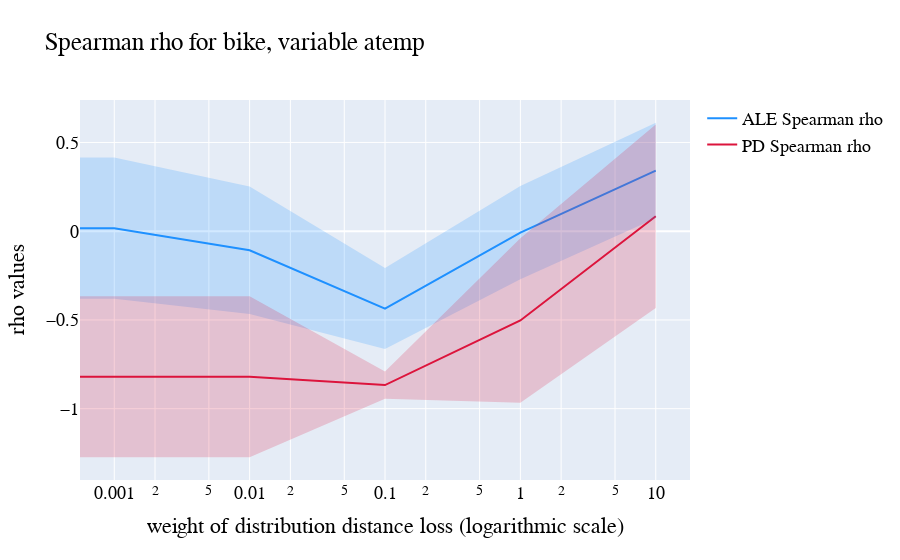

This figure's notebook cell:
### Code cell
weight_plot("bike", "atemp", sizes=[32, 64, 128])

### Figure 1 — Plotly figure (JSON) as saved in the notebook; plotly's stock layout.template omitted (floating-point values rounded to 4 significant figures)
{"data": [{"line": {"color": "rgba(30,144,255,1)"}, "mode": "lines", "name": "ALE Spearman rho", "type": "scatter", "x": [0, 0.001, 0.01, 0.1, 1, 10], "y": [-0.08941, 0.01721, -0.1074, -0.4359, -0.008086, 0.3418]}, {"line": {"color": "rgba(220,20,60,1)"}, "mode": "lines", "name": "PD Spearman rho", "type": "scatter", "x": [0, 0.001, 0.01, 0.1, 1, 10], "y": [-0.8414, -0.8214, -0.8203, -0.8671, -0.503, 0.08377]}, {"fill": "toself", "fillcolor": "rgba(30,144,255,0.2)", "hoverinfo": "skip", "line": {"color": "rgba(255,255,255,0)"}, "showlegend": false, "type": "scatter", "x": [0, 0.001, 0.01, 0.1, 1, 10, 10, 1, 0.1, 0.01, 0.001, 0], "y": [0.2357, 0.4152, 0.2512, -0.2076, 0.2545, 0.6111, 0.07249, -0.2706, -0.6641, -0.4661, -0.3808, -0.4145]}, {"fill": "toself", "fillcolor": "rgba(220,20,60,0.2)", "hoverinfo": "skip", "line": {"color": "rgba(255,255,255,0)"}, "showlegend": false, "type": "scatter", "x": [0, 0.001, 0.01, 0.1, 1, 10, 10, 1, 0.1, 0.01, 0.001, 0], "y": [-0.4743, -0.3707, -0.367, -0.7899, -0.03922, 0.6006, -0.4331, -0.9668, -0.9443, -1.274, -1.272, -1.208]}], "layout": {"font": {"color": "black", "family": "Courier New, monospace", "size": 18}, "title": {"text": "Spearman rho for bike, variable atemp"}, "xaxis": {"title": {"text": "weight of distribution distance loss (logarithmic scale)"}, "type": "log"}, "yaxis": {"title": {"text": "rho values"}}}}
